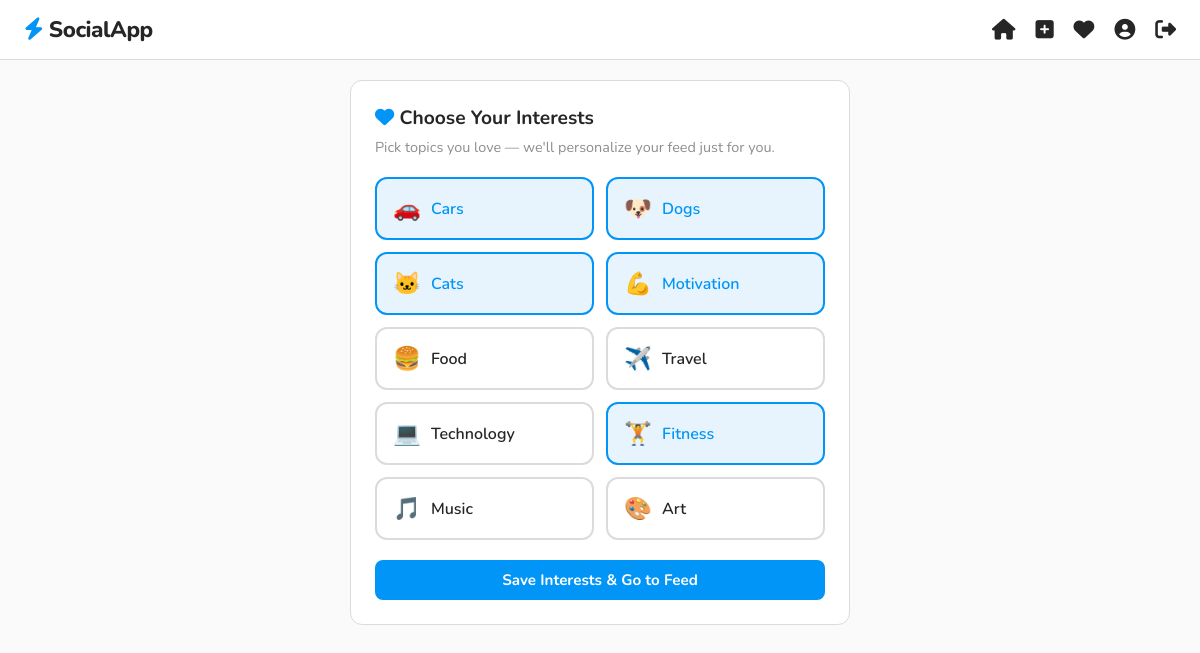
Screenshot of /accounts/interests/ (signed in) with the database file from the repository.
### accounts/models.py (models this page shows, shortened)
class Interest(models.Model):
    name = models.CharField(max_length=50, choices=INTEREST_CHOICES, unique=True)

### accounts/views.py (the view, shortened to what this page needs)
# urls.py: path('interests/', views.select_interests, name='interests'),
@login_required
def select_interests(request):
    user_interest_names = list(request.user.interests.values_list('name', flat=True))
    return render(request, 'accounts/interests.html', {
        'interests': INTEREST_CHOICES,
        'user_interest_names': user_interest_names,
    })

### templates/accounts/interests.html (shortened to what this page needs)
{% extends 'base.html' %}
{% block content %}
<div style="max-width:500px; margin: 0 auto;">
    <div class="create-box">
        <h2 style="margin-bottom:6px;">
            <i class="fa-solid fa-heart" style="color:var(--primary)"></i>
            Choose Your Interests
        </h2>
        <p style="color:var(--text-muted); font-size:0.9rem; margin-bottom:20px;">
            Pick topics you love — we'll personalize your feed just for you.
        </p>
        <form method="POST">
            <div class="interests-grid">
                {% for value, label in interests %}
                <div class="interest-item">
                    <label class="interest-label" for="interest_{{ value }}">
                        <span class="interest-icon">
                            {% if value == 'cars' %}🚗
                            {% elif value == 'dogs' %}🐶
                            {% elif value == 'cats' %}🐱
                            {% elif value == 'motivation' %}💪
                            {% elif value == 'food' %}🍔
                            {% elif value == 'travel' %}✈️
                            {% elif value == 'technology' %}💻
                            {% elif value == 'fitness' %}🏋️
                            {% elif value == 'music' %}🎵
                            {% elif value == 'art' %}🎨
                            {% endif %}
                        </span>
                        {{ label }}
                    </label>
                </div>
                {% endfor %}
            </div>
            <button type="submit" class="btn btn-primary">
                Save Interests & Go to Feed
            </button>
        </form>
    </div>
</div>
{% endblock %}

### static/css/main.css (style rules this page uses)
*, *::before, *::after { box-sizing: border-box; margin: 0; padding: 0; }
:root { --bg: #fafafa; --surface: #ffffff; --border: #dbdbdb; --text: #262626; --text-muted: #8e8e8e; --primary: #0095f6; --primary-hover: #1877f2; --danger: #ed4956; --success: #2ecc71; --warning: #f39c12; --radius: 12px; --shadow: 0 1px 3px rgba(0,0,0,0.08); }
body { font-family: 'Nunito', sans-serif; background: var(--bg); color: var(--text); min-height: 100vh; }
.btn { width: 100%; padding: 10px; border: none; border-radius: 8px; font-size: 0.95rem; font-weight: 700; cursor: pointer; font-family: 'Nunito', sans-serif; transition: opacity 0.2s; }
.btn-primary { background: var(--primary); color: white; }
.interests-grid { display: grid; grid-template-columns: repeat(2, 1fr); gap: 12px; margin: 20px 0; }
.interest-label { display: flex; align-items: center; gap: 10px; padding: 14px 16px; border: 2px solid var(--border); border-radius: var(--radius); cursor: pointer; font-weight: 600; transition: all 0.2s; }
.interest-item input:checked + .interest-label { border-color: var(--primary); background: #e8f4fd; color: var(--primary); }
.interest-icon { font-size: 1.4rem; }
.create-box { background: var(--surface); border: 1px solid var(--border); border-radius: var(--radius); padding: 24px; }
.create-box h2 { margin-bottom: 20px; font-size: 1.2rem; }

### rows the page displays
Interest: name "Cars"
Interest: name "Dogs"
Interest: name "Cats"
Interest: name "Motivation"
Interest: name "Food"
Interest: name "Travel"
Interest: name "Technology"
Interest: name "Fitness"
Interest: name "Music"
Interest: name "Art"
